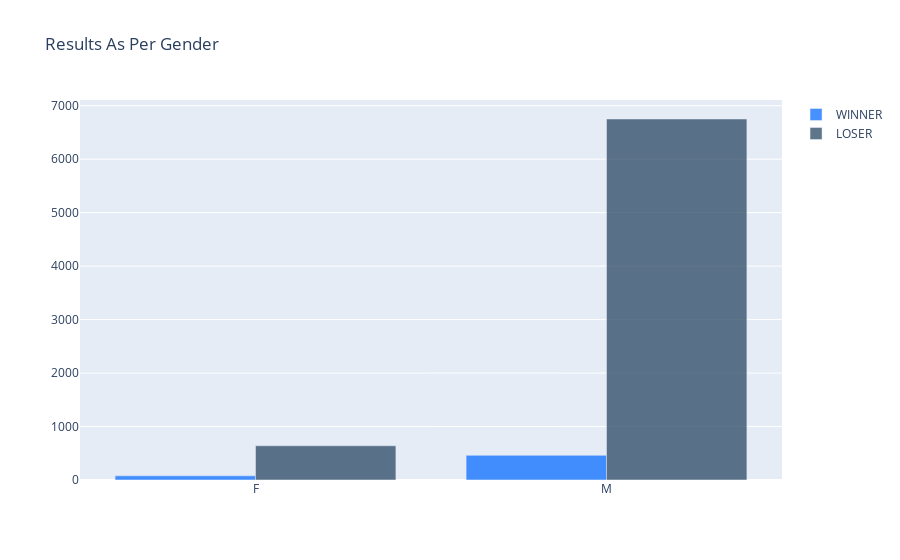

This figure's notebook cell:
### Code cell
genderWindf = candidatedf[candidatedf["WINNER"] == 1].groupby("SEX")["WINNER"].size()
genderWindf = pd.DataFrame({'SEX':genderWindf.index, 'Count':genderWindf.values})
genderLossdf = candidatedf[candidatedf["WINNER"] == 0].groupby("SEX")["WINNER"].size()
genderLossdf = pd.DataFrame({'SEX':genderLossdf.index, 'Count':genderLossdf.values})
genderWinLossBar = go.Figure()
genderWinLossBar.add_trace(go.Bar(
            x=genderWindf["SEX"],
            y=genderWindf["Count"],
            marker_color='rgb(26, 118, 255)',
            opacity=0.8,
            name='WINNER'
        ))
genderWinLossBar.add_trace(go.Bar(
            x=genderLossdf["SEX"],
            y=genderLossdf["Count"],
            marker_color='rgb(55, 83, 109)',
            opacity=0.8,
            name='LOSER'
        ))
genderWinLossBar.update_layout(
    title='Results As Per Gender'
)
genderWinLossBar.show()

### Figure 1 — Plotly figure (JSON) as saved in the notebook; plotly's stock layout.template omitted (floating-point values rounded to 4 significant figures)
{"data": [{"marker": {"color": "rgb(26, 118, 255)"}, "name": "WINNER", "opacity": 0.8, "type": "bar", "x": ["F", "M"], "y": [78, 461]}, {"marker": {"color": "rgb(55, 83, 109)"}, "name": "LOSER", "opacity": 0.8, "type": "bar", "x": ["F", "M"], "y": [640, 6751]}], "layout": {"title": {"text": "Results As Per Gender"}}}
